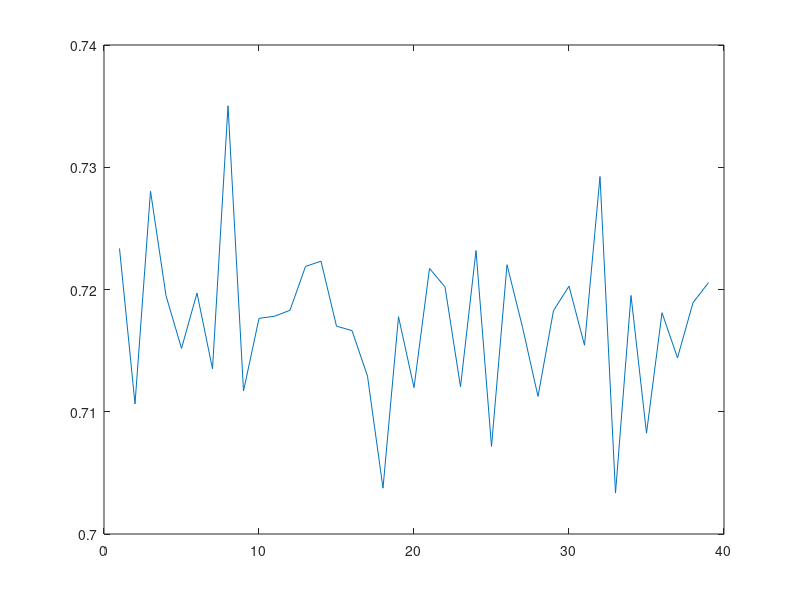
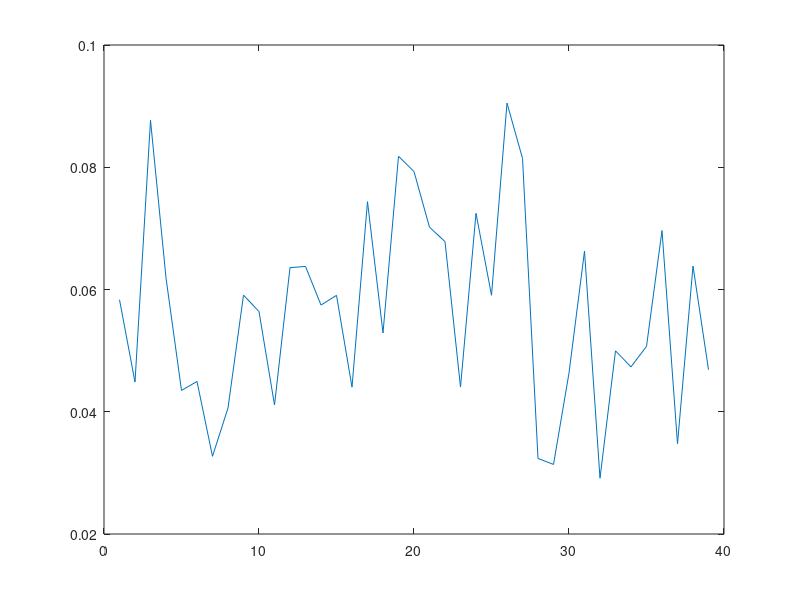

Here is the MATLAB script that generated these plots, in order:
clear all
close all
clc

DATA = load('QSITE_QSTATE.txt');

TIME_ENTRIES = numel(DATA(:,1));
SITE_ENTRIES = numel(DATA(1,:));

Q0 = zeros(TIME_ENTRIES,1);
Q1 = zeros(TIME_ENTRIES,1);

j0 = 1:2:SITE_ENTRIES-1;
j1 = j0+1;

for i = 1:TIME_ENTRIES

    Q0(i) = mean(  DATA(i,j0)  );
    Q1(i) = mean(  DATA(i,j1)  );
    
    
end
    
figure(1)
plot(Q0)

figure(2)
plot(Q1)